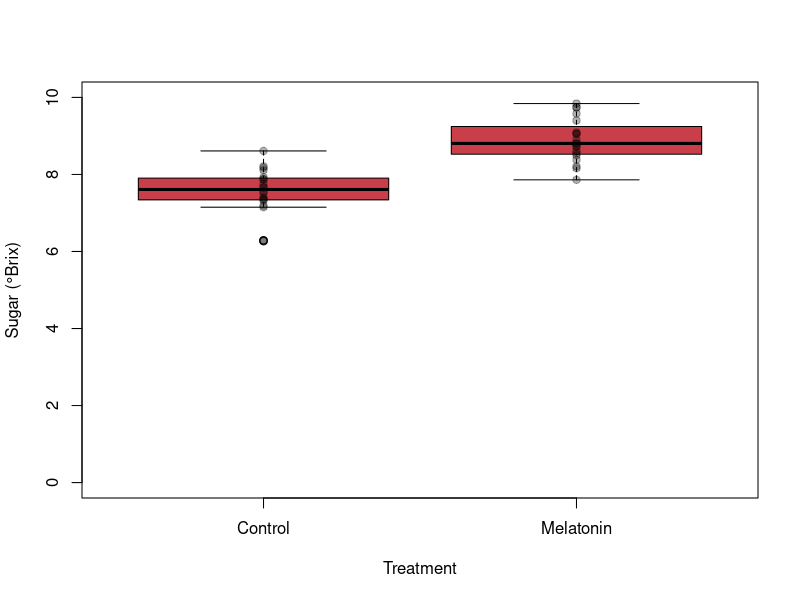
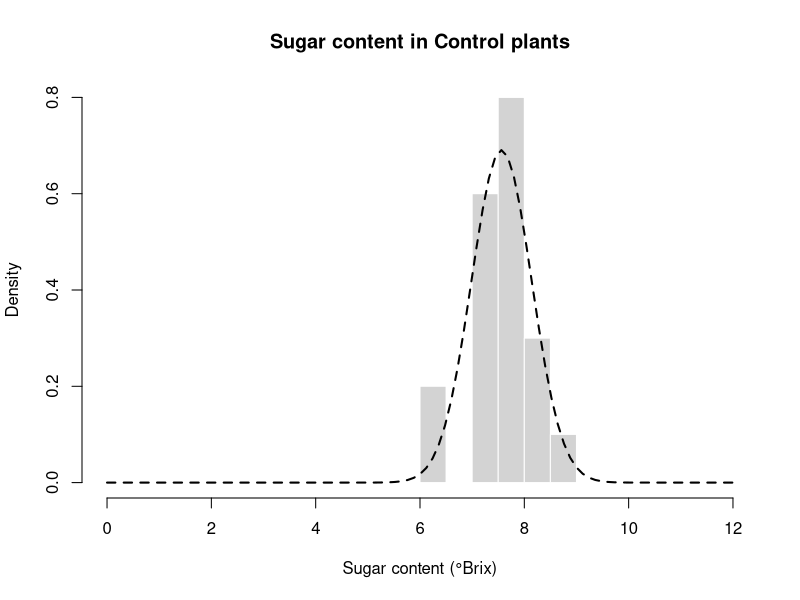
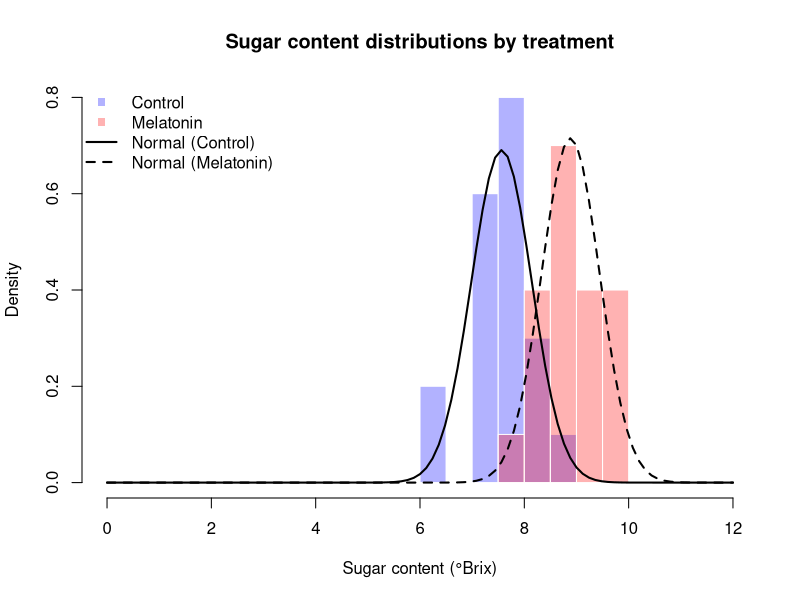

Recreate these plots in R, in order.
## ---- chunk 1
# Do not worry about this code, it just creates the dataset. Don't forget to run it.
set.seed(2026)
n_per_group <- 20

# Create plant-level dataset
control_sugar_mean <- 7.8   
mel_sugar_mean    <- 8.7   

control_size_mean <- 8.6    
mel_size_mean     <- 7.9    

# realistic SDs
sugar_sd <- 0.6
size_sd  <- 0.9

straw_mel <- data.frame( PlantID = sprintf("P%02d", 1:(2*n_per_group)), Treatment = rep(c("Control","Melatonin"), each = n_per_group))

# simulate outcomes
straw_mel$Sugar <- rnorm(2*n_per_group, mean = ifelse(straw_mel$Treatment == "Melatonin", mel_sugar_mean, control_sugar_mean), sd = sugar_sd)
straw_mel$Size_g <- rnorm(2*n_per_group, mean = ifelse(straw_mel$Treatment == "Melatonin", mel_size_mean, control_size_mean),  sd = size_sd)

# round/format nicely
straw_mel$Sugar <- round(straw_mel$Sugar, 2)
straw_mel$Size_g <- round(straw_mel$Size_g, 2)

head(straw_mel)

## ---- chunk 2
straw_mel
## ---- chunk 3
# Run this chunk to obtain the mean and sd per treatment
# Mean sugar by treatment 
tapply(straw_mel$Sugar, straw_mel$Treatment, mean)  
# SD of sugar by treatment 
tapply(straw_mel$Sugar, straw_mel$Treatment, sd) 
## ---- chunk 4
boxplot(Sugar ~ Treatment, data = straw_mel, ylab = "Sugar (°Brix)", xlab = "Treatment", col = "#c83f49", ylim=c(0,10))
stripchart(Sugar ~ Treatment, data = straw_mel, vertical = TRUE, add = TRUE, pch = 19, col = rgb(0,0,0,0.3))
## ---- chunk 5
# extract control data
control_sugar <- straw_mel$Sugar[straw_mel$Treatment == "Control"]

# histogram scaled to density
hist(control_sugar,
     breaks = "Sturges",
     freq = FALSE,                 # density scale
     xlab = "Sugar content (°Brix)",
     ylab = "Density",
     main = "Sugar content in Control plants",
     border = "white", xlim=c(0,12))


# add estimated normal distribution
curve(dnorm(x,
            mean = mean(control_sugar),
            sd   = sd(control_sugar)),
      add = TRUE,
      lwd = 2,
      lty = 2)
## ---- chunk 6
# extract data
control_sugar   <- straw_mel$Sugar[straw_mel$Treatment == "Control"]
melatonin_sugar <- straw_mel$Sugar[straw_mel$Treatment == "Melatonin"]

# plot Control histogram first
hist(control_sugar,
     breaks = "Sturges",
     freq = FALSE,
     xlim =c(0,12),
     xlab = "Sugar content (°Brix)",
     ylab = "Density",
     main = "Sugar content distributions by treatment",
     col = rgb(0, 0, 1, 0.3),
     border = "white")

# add Melatonin histogram
hist(melatonin_sugar,
     breaks = "Sturges", xlim =c(0,12),
     freq = FALSE,
     add = TRUE,
     col = rgb(1, 0, 0, 0.3),
     border = "white")

# add normal distributions
curve(dnorm(x,
            mean = mean(control_sugar),
            sd   = sd(control_sugar)),
      add = TRUE,
      lwd = 2)

curve(dnorm(x,
            mean = mean(melatonin_sugar),
            sd   = sd(melatonin_sugar)),
      add = TRUE,
      lwd = 2,
      lty = 2)

# legend
legend("topleft",
       legend = c("Control", "Melatonin",
                  "Normal (Control)", "Normal (Melatonin)"),
       lwd = c(NA, NA, 2, 2),
       lty = c(NA, NA, 1, 2),
       pch = c(15, 15, NA, NA),
       col = c(rgb(0,0,1,0.3), rgb(1,0,0,0.3), "black", "black"),
       bty = "n")
